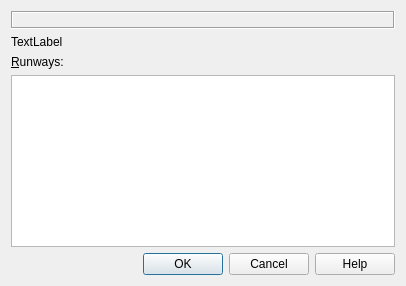
<?xml version="1.0" encoding="UTF-8"?>
<ui version="4.0">
 <class>RunwaySelectionDialog</class>
 <widget class="QDialog" name="RunwaySelectionDialog">
  <property name="geometry">
   <rect>
    <x>0</x>
    <y>0</y>
    <width>406</width>
    <height>286</height>
   </rect>
  </property>
  <property name="windowTitle">
   <string>Little Navmap - Select Runway for Procedure</string>
  </property>
  <layout class="QGridLayout" name="gridLayout">
   <item row="5" column="0" colspan="2">
    <widget class="QDialogButtonBox" name="buttonBoxRunwaySelection">
     <property name="orientation">
      <enum>Qt::Horizontal</enum>
     </property>
     <property name="standardButtons">
      <set>QDialogButtonBox::Cancel|QDialogButtonBox::Help|QDialogButtonBox::Ok</set>
     </property>
    </widget>
   </item>
   <item row="0" column="0" colspan="2">
    <widget class="QLabel" name="labelRunwaySelectionAirport">
     <property name="frameShape">
      <enum>QFrame::Box</enum>
     </property>
     <property name="frameShadow">
      <enum>QFrame::Sunken</enum>
     </property>
     <property name="text">
      <string/>
     </property>
     <property name="wordWrap">
      <bool>true</bool>
     </property>
     <property name="margin">
      <number>5</number>
     </property>
     <property name="textInteractionFlags">
      <set>Qt::LinksAccessibleByMouse|Qt::TextSelectableByMouse</set>
     </property>
    </widget>
   </item>
   <item row="2" column="0">
    <widget class="QLabel" name="labelRunwaySelectionRunway">
     <property name="text">
      <string>&amp;Runways:</string>
     </property>
     <property name="buddy">
      <cstring>tableWidgetRunwaySelection</cstring>
     </property>
    </widget>
   </item>
   <item row="3" column="0" colspan="2">
    <widget class="QTableWidget" name="tableWidgetRunwaySelection">
     <property name="editTriggers">
      <set>QAbstractItemView::NoEditTriggers</set>
     </property>
     <property name="showDropIndicator" stdset="0">
      <bool>false</bool>
     </property>
     <property name="dragDropOverwriteMode">
      <bool>false</bool>
     </property>
     <property name="alternatingRowColors">
      <bool>true</bool>
     </property>
     <property name="selectionMode">
      <enum>QAbstractItemView::SingleSelection</enum>
     </property>
     <property name="selectionBehavior">
      <enum>QAbstractItemView::SelectRows</enum>
     </property>
     <property name="textElideMode">
      <enum>Qt::ElideNone</enum>
     </property>
     <property name="horizontalScrollMode">
      <enum>QAbstractItemView::ScrollPerPixel</enum>
     </property>
     <property name="showGrid">
      <bool>true</bool>
     </property>
     <property name="wordWrap">
      <bool>false</bool>
     </property>
     <property name="cornerButtonEnabled">
      <bool>false</bool>
     </property>
     <attribute name="horizontalHeaderVisible">
      <bool>true</bool>
     </attribute>
     <attribute name="horizontalHeaderMinimumSectionSize">
      <number>20</number>
     </attribute>
     <attribute name="horizontalHeaderStretchLastSection">
      <bool>true</bool>
     </attribute>
     <attribute name="verticalHeaderVisible">
      <bool>false</bool>
     </attribute>
    </widget>
   </item>
   <item row="1" column="0" colspan="2">
    <widget class="QLabel" name="labelRunwaySelectionHeader">
     <property name="text">
      <string>TextLabel</string>
     </property>
     <property name="textInteractionFlags">
      <set>Qt::LinksAccessibleByMouse|Qt::TextSelectableByMouse</set>
     </property>
    </widget>
   </item>
  </layout>
 </widget>
 <tabstops>
  <tabstop>tableWidgetRunwaySelection</tabstop>
 </tabstops>
 <resources/>
 <connections/>
</ui>
